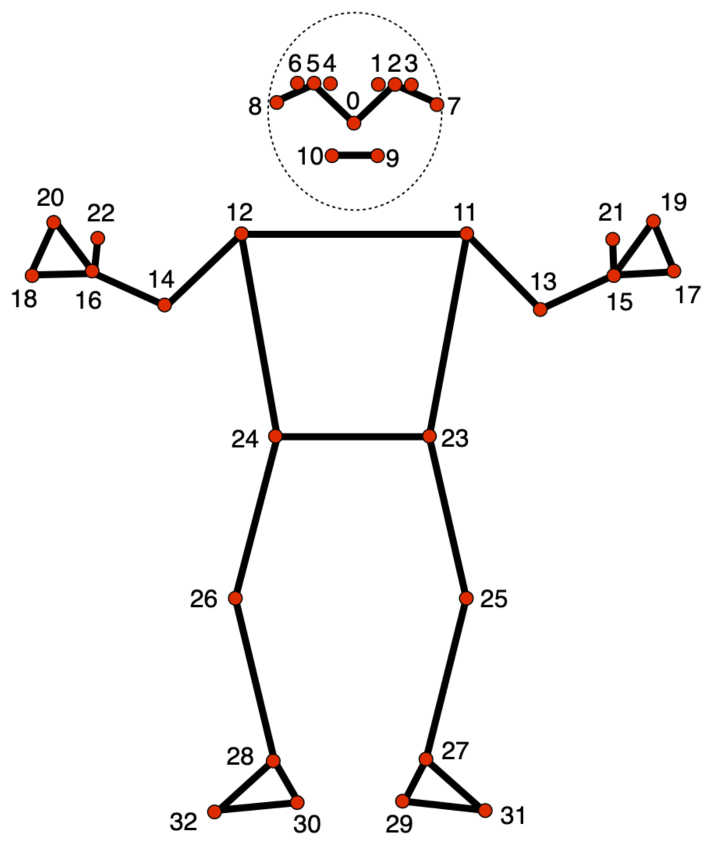
#> input picture action_assess_2/pose_landmarks_index.png, 1446 x 1712 px, found by its file name (shown at 1/2 size)
$ jupyter execute template.ipynb
#> lines starting #> are read from the running program, lines starting #| are printed output that depends on the picture; pictures that were not available may be replaced by others from this repository, and a replacement may not be noted
[cell 1]
import os
from PIL import Image
import matplotlib.pyplot as plt
import numpy as np
from math import pi
import pandas as pd

def concat_images_vertically(img1, img2):
    width1, height1 = img1.size
    width2, height2 = img2.size
    new_img = Image.new('RGB', (max(width1, width2), height1 + height2))
    new_img.paste(img1, (0, 0))
    new_img.paste(img2, (0, height1))
    return new_img

def concat_images_horizontally(img_left, img_right):
    width_left, height_left = img_left.size
    width_right, height_right = img_right.size
    new_img = Image.new('RGB', (width_left + width_right, max(height_left, height_right)))
    new_img.paste(img_left, (0, 0))
    new_img.paste(img_right, (width_left, 0))
    return new_img

def draw_radar_chart(ax, data, labels, color):
    num_labels = len(labels)
    angles = [x / float(num_labels) * (2 * pi) for x in range(num_labels)]
    angles += angles[:1]
    ax.set_theta_offset(pi / 2)
    ax.set_theta_direction(-1)
    plt.xticks(angles[:-1], labels, fontsize=13)
    ax.tick_params(axis='x', which='major', pad=15)
    ax.set_rlabel_position(0)
    plt.yticks([0, 2, 4, 6, 8, 10], ['0', '2', '4', '6', '8', '10'], fontsize=10)
    plt.ylim(0, 10)
    data += data[:1]
    ax.plot(angles, data, color=color, linewidth=2, linestyle='solid')
    ax.fill(angles, data, color=color, alpha=0.4)

def draw_bar_chart(ax, data, labels, color):
    ax.bar(labels, data, color=color, alpha=0.7)
    ax.set_ylim(0, 10)
    plt.xticks(rotation=45, ha='right', fontsize=13)
    ax.set_yticks([0, 2, 4, 6, 8, 10])
    ax.set_yticklabels(['0', '2', '4', '6', '8', '10'], fontsize=10)

def process_image_folders(folder1, folder2, output_folder, img_right_path, radar_data, bar_data):
#> called with output_folder = 'C:/Users/jk/action_assess_2/data/output'
    if not os.path.exists(output_folder):
        os.makedirs(output_folder)

    images1 = sorted(os.listdir(folder1))
    images2 = sorted(os.listdir(folder2))

    img_right = Image.open(img_right_path)
#> img_right is the input picture: PIL image 1446x1712 RGBA; mean R, G, B, A 244.6, 243.5, 243.2, 255
    img_right = img_right.resize((1000, 2160))
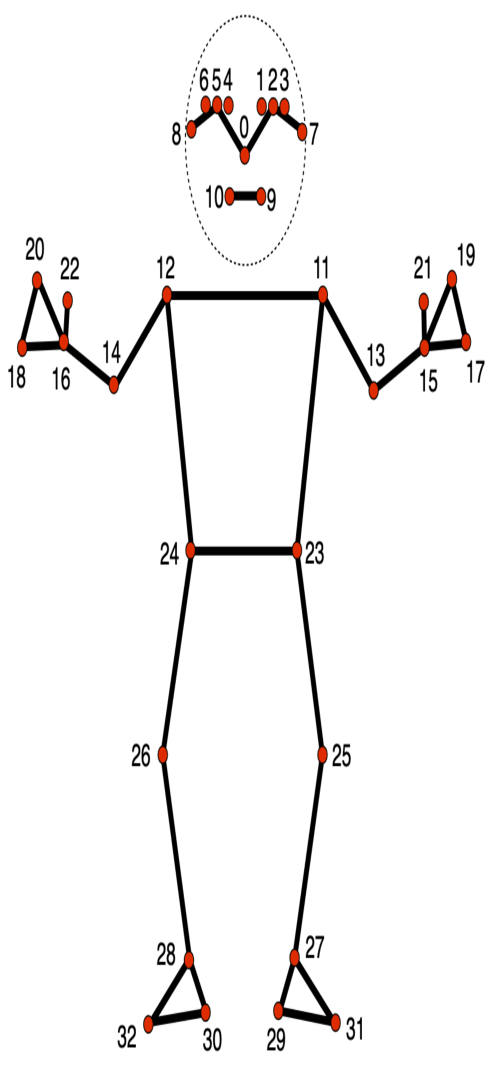
#> img_right: PIL image 1000x2160 RGBA (shown at 1/2 size); mean R, G, B, A 244.6, 243.5, 243.2, 255

    labels = radar_data.columns[1:]
    bar_labels = bar_data.columns[1:]
    my_palette = plt.cm.get_cmap("Set2", len(radar_data.index))

    for img1_name, img2_name, (_, radar_row), (_, bar_row) in zip(images1, images2, radar_data.iterrows(), bar_data.iterrows()):
        try:
            img1_path = os.path.join(folder1, img1_name)
            img2_path = os.path.join(folder2, img2_name)

            img1 = Image.open(img1_path)
            img2 = Image.open(img2_path)

            concatenated_img_vert = concat_images_vertically(img1, img2)
#> in concat_images_vertically, `new_img = Image.new('RGB', (max(width1, width2), height1 + height2))`: new_img: PIL image 1446x3424 RGB; every value is 0

            fig = plt.figure(figsize=(8, 16))
            fig.set_facecolor('white')

            # Create radar chart
            ax_radar = fig.add_subplot(211, polar=True)
            color = my_palette(0)
            radar_data_values = radar_row.drop('Character').tolist()
            draw_radar_chart(ax_radar, radar_data_values, labels, color)

            # Create bar chart
            ax_bar = fig.add_subplot(212)
            bar_data_values = bar_row.drop('Character').tolist()
            draw_bar_chart(ax_bar, bar_data_values, bar_labels, color)

            fig.canvas.draw()
            combined_chart_image = np.frombuffer(fig.canvas.tostring_rgb(), dtype=np.uint8)
            combined_chart_image = combined_chart_image.reshape(fig.canvas.get_width_height()[::-1] + (3,))
            combined_chart_image = Image.fromarray(combined_chart_image)
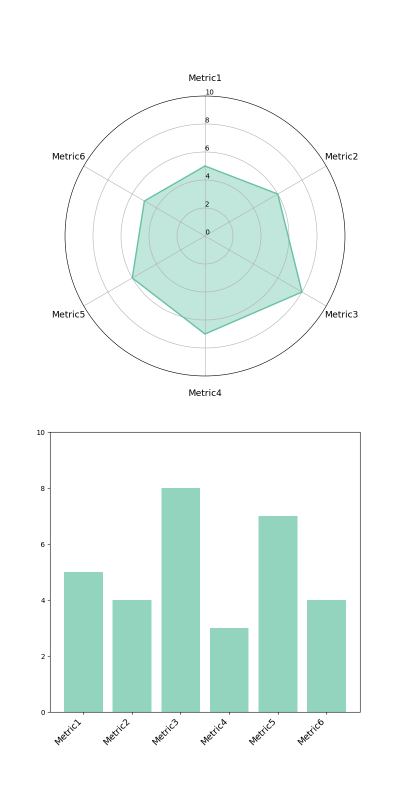
#> combined_chart_image: PIL image 800x1600 RGB (shown at 1/2 size); mean R, G, B 237.7, 246.9, 244
            combined_chart_image = combined_chart_image.resize((1000, 2160))
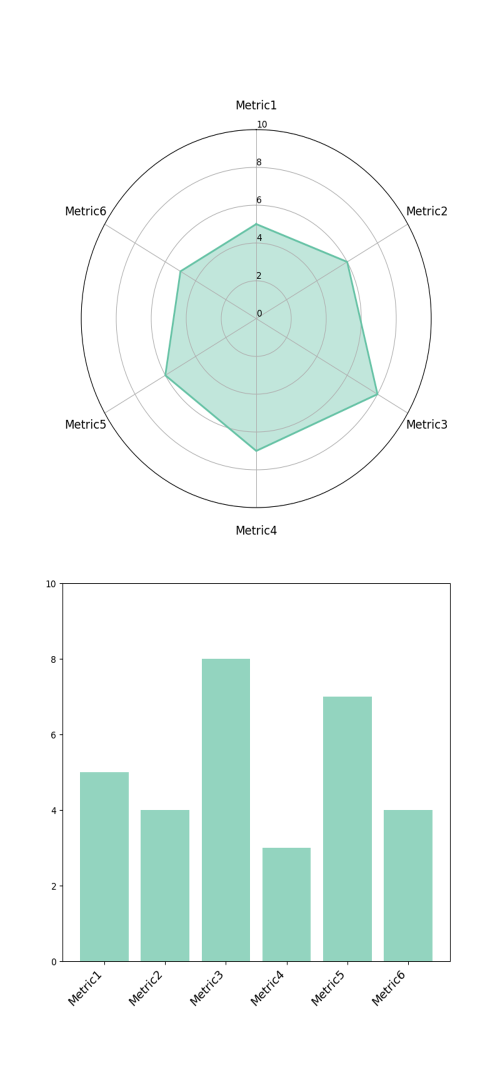
#> combined_chart_image: PIL image 1000x2160 RGB (shown at 1/2 size); mean R, G, B 237.6, 246.8, 243.9
            plt.close(fig)
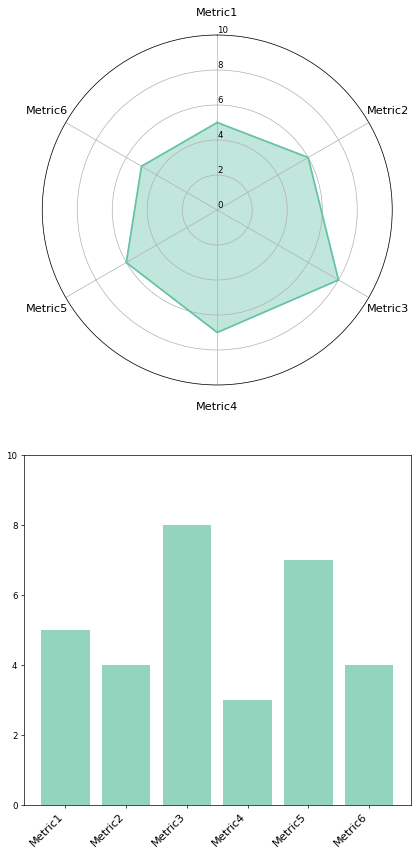
#> figure drawn by matplotlib, 2 panels; panel 2: tallest bar 8 high, from x = 1.6 to 2.4

            combined_img_right = concat_images_horizontally(combined_chart_image, img_right)
#> in concat_images_horizontally, `new_img = Image.new('RGB', (width_left + width_right, max(height_left,..`: new_img: PIL image 2000x2160 RGB; every value is 0
#> in concat_images_horizontally, `new_img.paste(img_left, (0, 0))`:
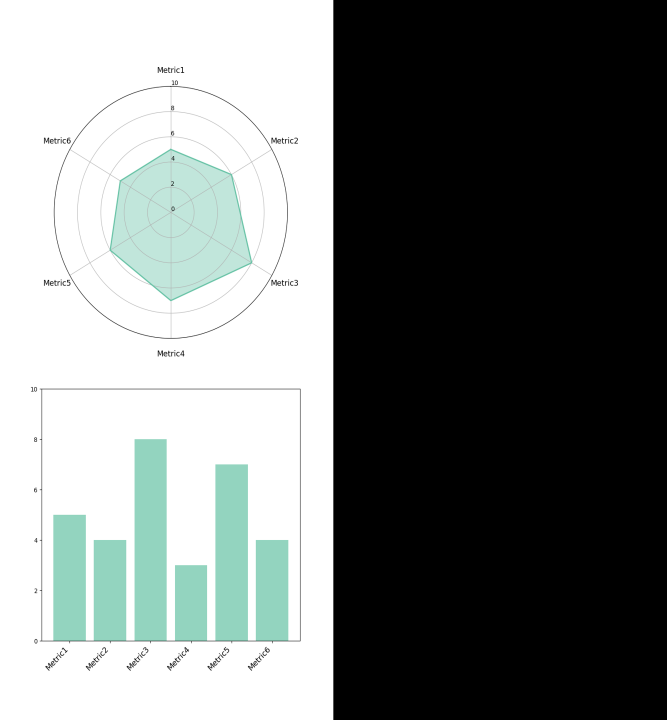
#> new_img: PIL image 2000x2160 RGB (shown at 1/3 size); mean R, G, B 118.8, 123.4, 121.9
#> in concat_images_horizontally, `new_img.paste(img_right, (width_left, 0))`:
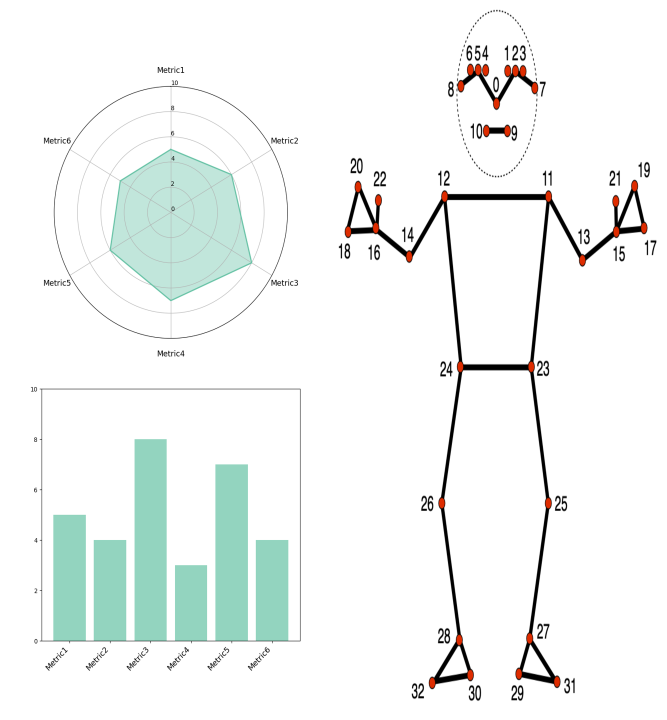
#> new_img: PIL image 2000x2160 RGB (shown at 1/3 size); mean R, G, B 241.1, 245.2, 243.6
            final_concatenated_img = concat_images_horizontally(concatenated_img_vert, combined_img_right)
#> in concat_images_horizontally (call 2), `new_img = Image.new('RGB', (width_left + width_right, max(height_left,..`: new_img: PIL image 3446x3424 RGB; every value is 0
#> in concat_images_horizontally (call 2), `new_img.paste(img_left, (0, 0))`:
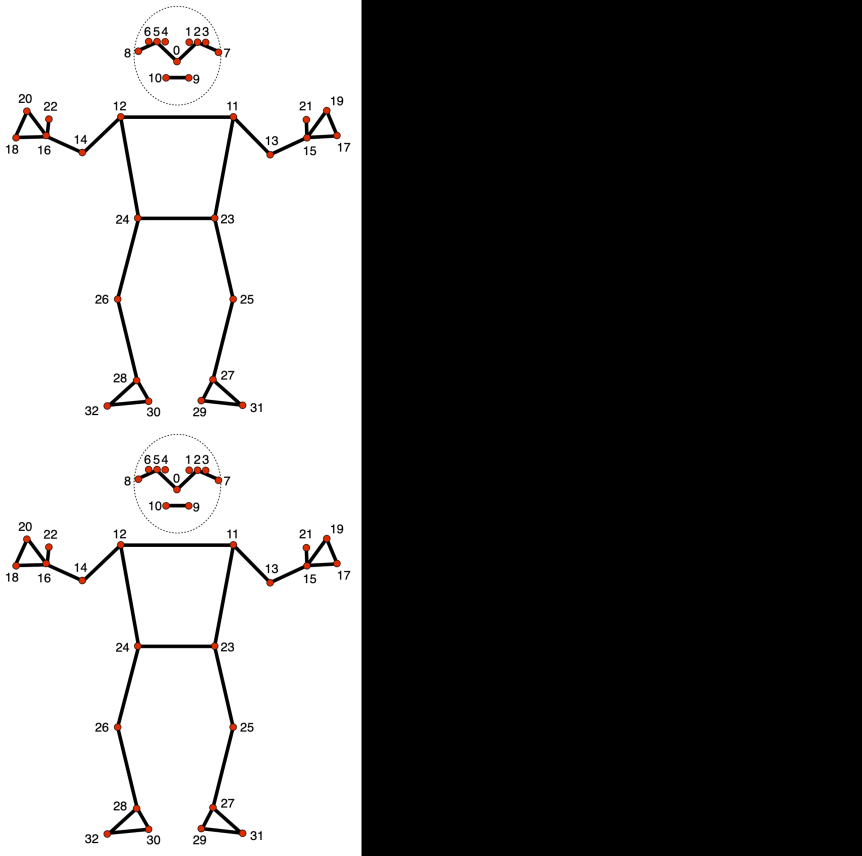
#> new_img: PIL image 3446x3424 RGB (shown at 1/4 size); mean R, G, B 102.7, 102.2, 102.1
#> in concat_images_horizontally (call 2), `new_img.paste(img_right, (width_left, 0))`:
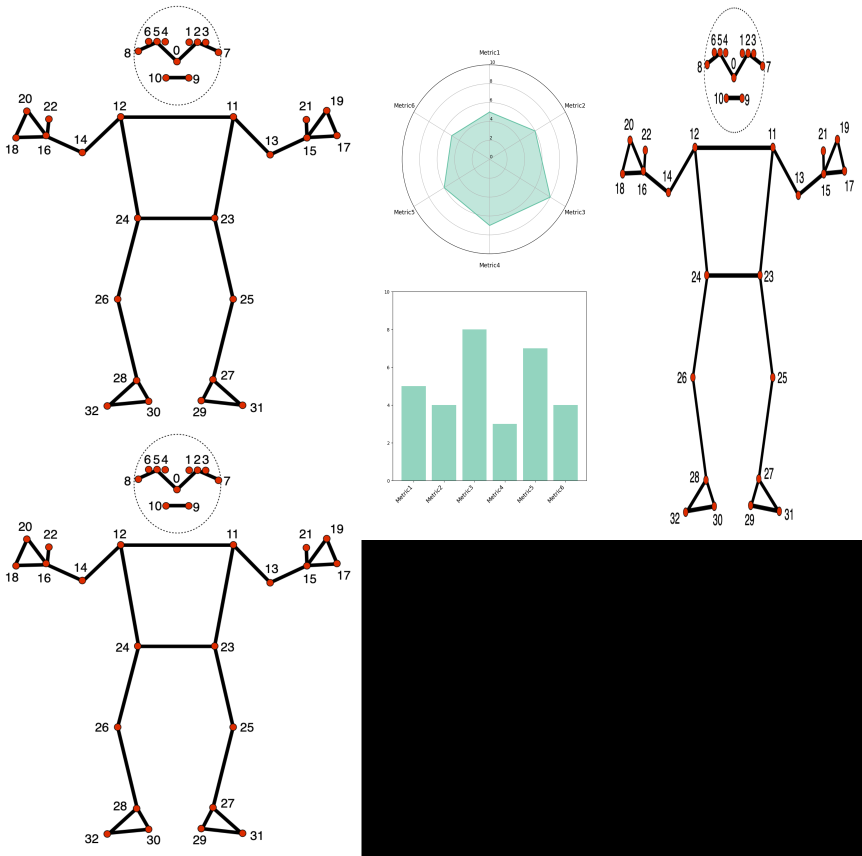
#> new_img: PIL image 3446x3424 RGB (shown at 1/4 size); mean R, G, B 190.9, 191.9, 191.2

            output_path = os.path.join(output_folder, f"concat_{img1_name}")
            final_concatenated_img.save(output_path)
        except Exception as e:
            print(f"Error processing {img1_name} and {img2_name}: {e}")

# Example usage
folder1 = 'C:/Users/jk/action_assess_2/data/output/frame_key/Z52/316-2-1-15-Z52_D_keypoints'
folder2 = 'C:/Users/jk/action_assess_2/data/output/frame_key/Z106/316-2-1-15-Z106_D_keypoints'
output_folder = 'C:/Users/jk/action_assess_2/data/output'
img_right_path = 'C:/Users/jk/action_assess_2/pose_landmarks_index.png'

# Example radar data
radar_data = pd.DataFrame({
    'Character': ['A', 'A', 'A', 'B', 'B', 'B'],
    'Metric1': [5, 6, 7, 4, 5, 6],
    'Metric2': [6, 7, 8, 5, 6, 7],
    'Metric3': [8, 9, 7, 6, 5, 4],
    'Metric4': [7, 3, 5, 4, 3, 2],
    'Metric5': [6, 2, 4, 3, 2, 1],
    'Metric6': [5, 4, 3, 2, 1, 3]
})

# Example bar chart data
bar_data = pd.DataFrame({
    'Character': ['A', 'A', 'A', 'B', 'B', 'B'],
    'Metric1': [5, 5, 6, 7, 6, 5],
    'Metric2': [4, 5, 5, 6, 6, 7],
    'Metric3': [8, 7, 6, 5, 4, 5],
    'Metric4': [3, 2, 4, 5, 6, 4],
    'Metric5': [7, 6, 5, 4, 3, 2],
    'Metric6': [4, 5, 6, 5, 4, 3]
})

process_image_folders(folder1, folder2, output_folder, img_right_path, radar_data, bar_data)
